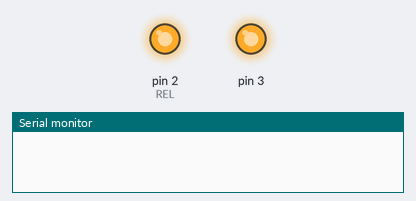
A sketch run on a simulated Arduino Uno, built with avr-gcc and run on an emulated ATmega328P. On the bench: output pins drawn as LEDs (lit = HIGH), the last lines printed to the serial monitor. The local clock reads 2024-03-15 10:24:30 at power-on unless the sketch sets it.

Above: at 1.1 s.
At 2.1 s:
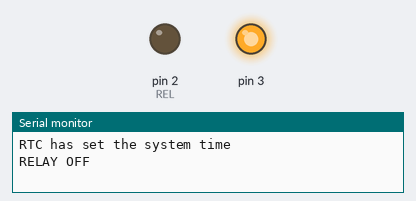
Timing chart, 0 to 3.6 s (numbered marks = the images above):
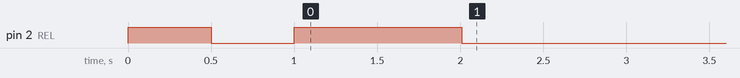

Measured:
- by itself, pin 2 (REL): HIGH → LOW at 0.50 s, → HIGH 0.50 s later, → LOW 1.0 s later

The sketch:

chicken_relay.ino
```cpp
#include <Time.h>       // время и текущая дата
#include <TimeLord.h>   // вычисление времени заката и рассвета
#include <DS1307RTC.h>  // библиотека RTC возвращает time как time_t, работает как с DS1307 так и с DS3231

#define REL 2           // выход управления реле
#define DEBUG 0         // 1 включает сообщения отладки в монитор серийного порта. Скорость 115200

const int TIMEZONE = +2;                          // установка часового пояса
const float LATITUDE = 50.58, LONGITUDE =30.81 ;  // установка координат: широта, долгота
const int mornT=300;//5:00 вкл зранку
const int afteT=1200;//20:00 вимк вечері
TimeLord myLord;                                            // переменные TimeLord
byte sunTime[6] ;                        // вместо 30 07 16 поставить свою дату число/месяц/год
int minNow, minLast = -1, hourNow, hourLast = -1, minOfDay; // -1 отрабатывает при первом запуске
int mSunrise, mSunset;                                      //время рассвета и заката в минутах от начала дня (0-1439)

// настройка
  void setup()
{
  pinMode(REL, OUTPUT);                   // инициализируем порт для канала реле как выход
  pinMode(3, OUTPUT);
  digitalWrite(3, HIGH);
  digitalWrite(REL, HIGH);
  delay(500);
  digitalWrite(REL, LOW);
  delay(500);
  digitalWrite(REL, HIGH);
  delay(1000);
  digitalWrite(REL, LOW);

//TinyWireM.begin();////////////////////////////////////////////

  Serial.begin(115200);                   // старт соединенияи и установка скорости
  pinMode(REL, OUTPUT);                   // инициализируем порт для канала реле как выход
  digitalWrite(REL ,HIGH);                // устанавливаем на входе релейного модуля высокий уровень - реле выключено
  myLord.TimeZone(TIMEZONE * 60);
  myLord.Position(LATITUDE, LONGITUDE);

  setSyncProvider(RTC.get);               // синхронизация времени с RTC
  if (timeStatus() != timeSet)
     Serial.println("Unable to sync, load time to RTC");
  else
     Serial.println("RTC has set the system time");
}

// основной цикл
void loop()
{
  if (timeStatus()!= timeNotSet)
  {
    minNow = minute();
    if (minNow != minLast)
    {
        minLast = minNow;
        hourNow = hour();
        minOfDay = hourNow * 60 + minNow; //текущая минута дня 0-1439
        #if DEBUG == 1
          Serial.print("TimeNow: ");
          Serial.print(hourNow);
          Serial.print("-");
          Serial.print(minNow);
          Serial.print(" minOfDay:");
          Serial.print(minOfDay);
          Serial.print(" minLast:");
          Serial.print(minLast);
          Serial.print(" hourLast:");
          Serial.print(hourLast);
          Serial.println();
        #endif
        if (hourNow != hourLast) // расчет времени рассвета и заката при изменении часа (раз в час)
        {

      //Время рассвета и заката в минутах от начала дня
      sunTime[3] = day();                           // текущая дата от библиотеки Time
      sunTime[4] = month();
      sunTime[5] = year()-2000;
      myLord.SunRise(sunTime);                      // расчетные данные рассвета из TimeLord
      mSunrise = sunTime[2] * 60 + sunTime[1] - 40; // где "+0" задержка выключения реле утром в минутах
      myLord.SunSet(sunTime);                       // расчетные данные заката из TimeLord
      mSunset = sunTime[2] * 60 + sunTime[1] + 50;  // +0 задержка вкл реле вечером
         #if DEBUG == 1
           Serial.print("DATE: ");
           Serial.print( sunTime[3]);
           Serial.print("/");
           Serial.print( sunTime[4]);
           Serial.print("/");
           Serial.print( sunTime[5]);
           Serial.print("  SUNRISE OFF:");
           Serial.print(mSunrise);
           Serial.print("  SUNSET ON:");
           Serial.print(mSunset);
           Serial.println();
         #endif

         hourLast = hourNow;
        }

        //управляем реле
         if ((minOfDay < mSunrise &&  minOfDay >= mornT)||(minOfDay>=mSunset && minOfDay<afteT)) // если минут с начала суток  меньше, чем время рассвета , но больше, чем время вкл утром
          {digitalWrite(REL, HIGH);                         // то устанавливаем на входе релейного модуля низкий уровень уровень - реле срабатывает
         Serial.println("RELAY ON");
         }
         else                                       // во всех остальных случаях
         { digitalWrite(REL, LOW);
          Serial.println("RELAY OFF");
          }
          #if DEBUG == 1
          Serial.print("temno:");
          Serial.println(minOfDay < mSunrise || minOfDay >= mSunset);
          Serial.println();
        #endif

    } // End: if (minNow != minLast)
  } // End:  if (timeStatus()!= timeNotSet)
} // End loop()

byte decToBcd(byte val){
  return ( (val/10*16) + (val%10) );}
```
